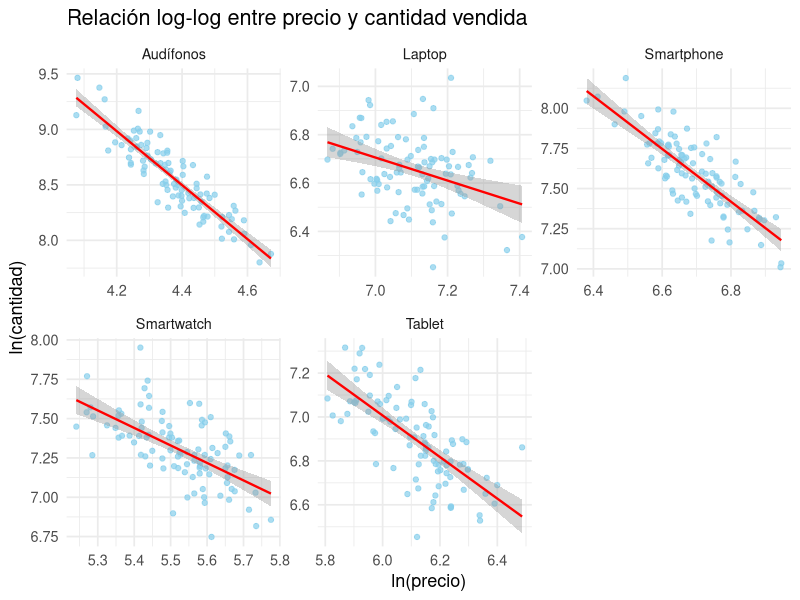

R code for this plot:
## ---- chunk 1
library(tidyverse)

theme_set(theme_minimal(base_size = 13))
## ---- chunk 2
ventas <- read_csv("datos/ventas_electronica.csv", show_col_types = FALSE)
head(ventas)
## ---- chunk 3
#| fig-width: 11
#| fig-height: 6
ggplot(ventas, aes(log(precio), log(cantidad))) +
  geom_point(color = "skyblue", alpha = 0.7) +
  geom_smooth(method = "lm", color = "red", linewidth = 0.8) +
  facet_wrap(~producto, scales = "free") +
  labs(
    title = "Relación log-log entre precio y cantidad vendida",
    x = "ln(precio)",
    y = "ln(cantidad)"
  )
## ---- chunk 4
productos <- sort(unique(ventas$producto))

ajustes_demanda <- list() # aquí se guarda el modelo de cada producto
elasticidades <- tibble() # aquí se acumula una fila por producto

for (p in productos) {
  # 1. Datos del producto
  datos_p <- filter(ventas, producto == p)

  # 2. Estimar el modelo log-log
  modelo <- lm(log(cantidad) ~ log(precio), data = datos_p)
  ajustes_demanda[[p]] <- modelo

  # 3. Extraer los resultados del coeficiente de log(precio)
  ic <- confint(modelo)["log(precio)", ]
  resumen <- summary(modelo)

  resultado <- tibble(
    producto = p,
    elasticidad = coef(modelo)[["log(precio)"]],
    conf.low = ic[[1]],
    conf.high = ic[[2]],
    p.value = resumen$coefficients["log(precio)", "Pr(>|t|)"],
    r2 = resumen$r.squared
  )
  elasticidades <- bind_rows(elasticidades, resultado)
}

elasticidades
## ---- chunk 5
summary(ajustes_demanda[["Audífonos"]])
## ---- chunk 6
e_aud <- elasticidades$elasticidad[elasticidades$producto == "Audífonos"]
cambio_precio <- 5 # el precio sube 5 %

cambio_cantidad <- e_aud * cambio_precio         # paso 1
cambio_ingreso <- cambio_precio + cambio_cantidad # pasos 2 y 3

tibble(
  elasticidad = e_aud,
  `%Δ precio` = cambio_precio,
  `%Δ cantidad` = cambio_cantidad,
  `%Δ ingreso` = cambio_ingreso
) |>
  round(2)
## ---- chunk 7
cambio_ingreso <- function(cambio_precio, elasticidad) {
  (1 + elasticidad) * cambio_precio
}

elasticidades |>
  transmute(
    producto,
    elasticidad = round(elasticidad, 2),
    tipo = if_else(elasticidad < -1, "Elástica", "Inelástica"),
    `%Δ ingreso si el precio sube 5 %` = round(cambio_ingreso(5, elasticidad), 1),
    `%Δ ingreso si el precio baja 5 %` = round(cambio_ingreso(-5, elasticidad), 1),
    recomendacion = if_else(elasticidad < -1, "Bajar precio", "Subir precio")
  )
## ---- chunk 8
ajuste_audifonos <- ajustes_demanda[["Audífonos"]]

precio_medio <- mean(ventas$precio[ventas$producto == "Audífonos"])

escenarios <- tibble(
  escenario = c("Precio promedio", "Precio -5 %"),
  precio = precio_medio * c(1, 0.95)
)

escenarios |>
  mutate(
    cantidad = exp(predict(ajuste_audifonos, newdata = escenarios)),
    ingreso = precio * cantidad,
    across(where(is.numeric), \(x) round(x, 1))
  )
